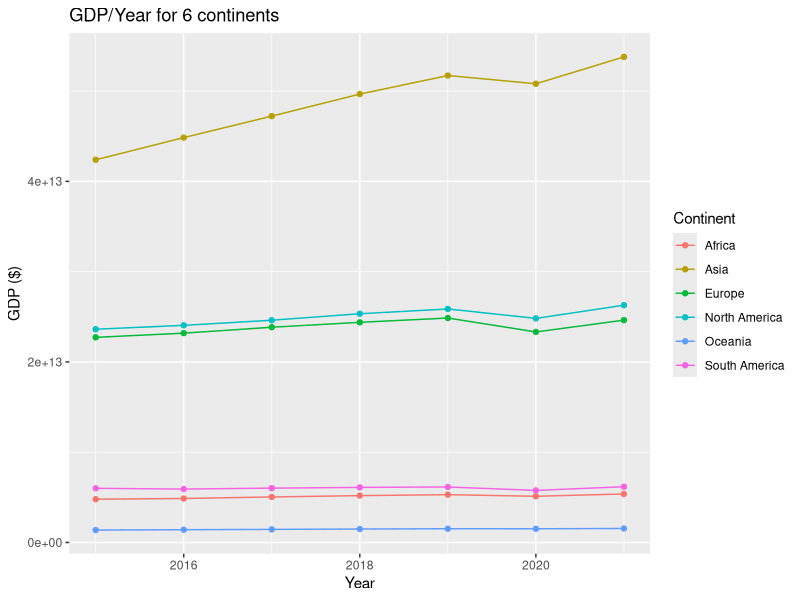
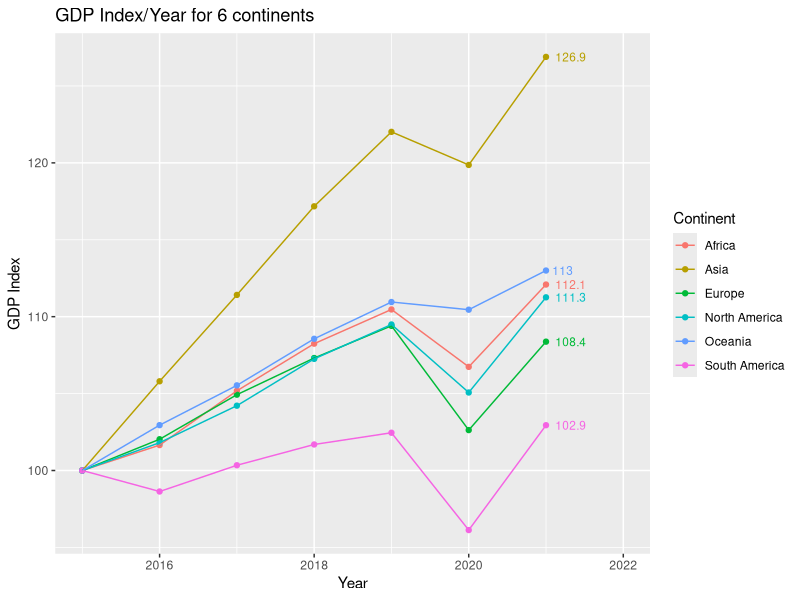
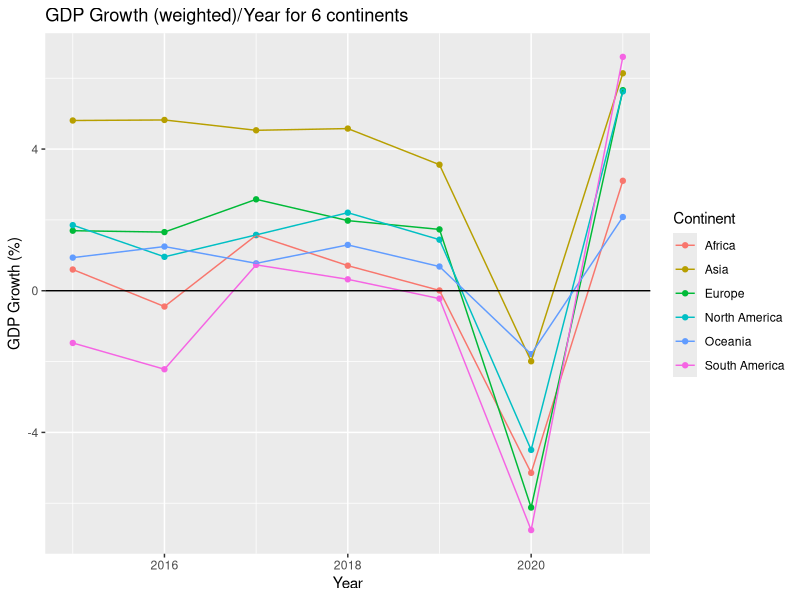
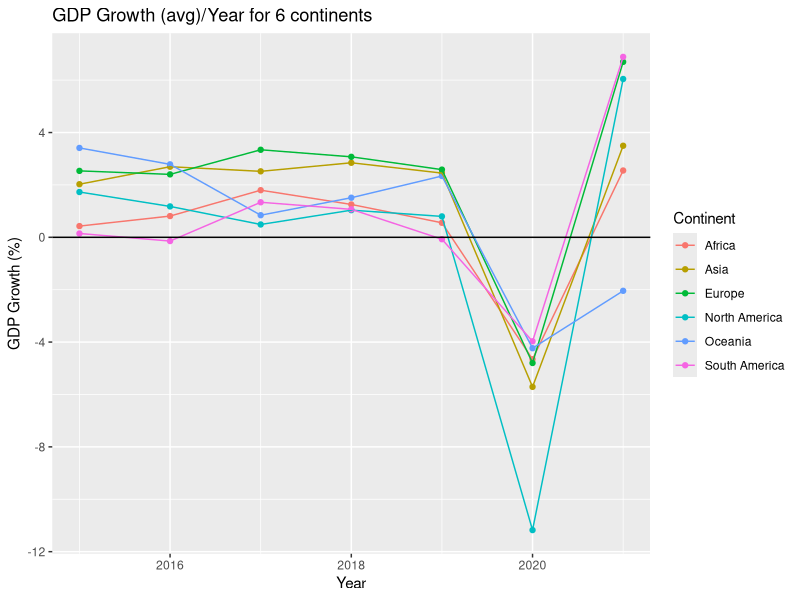
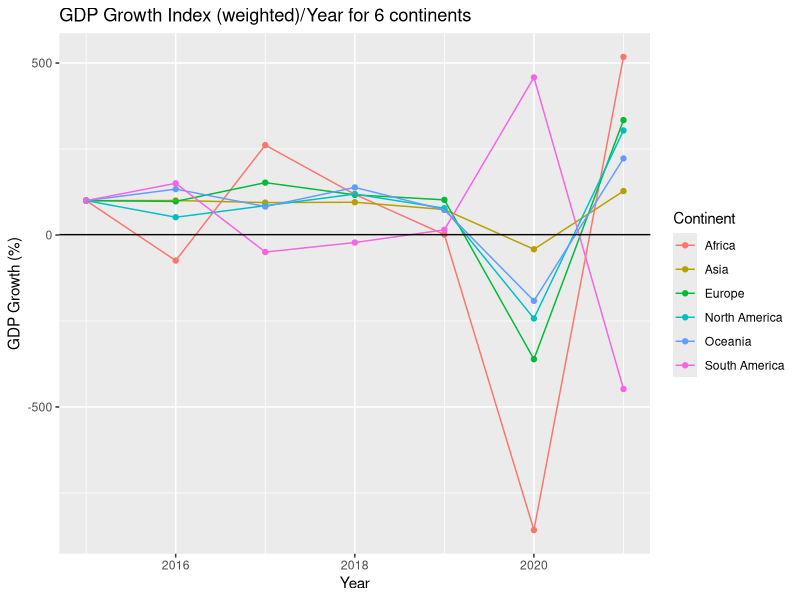
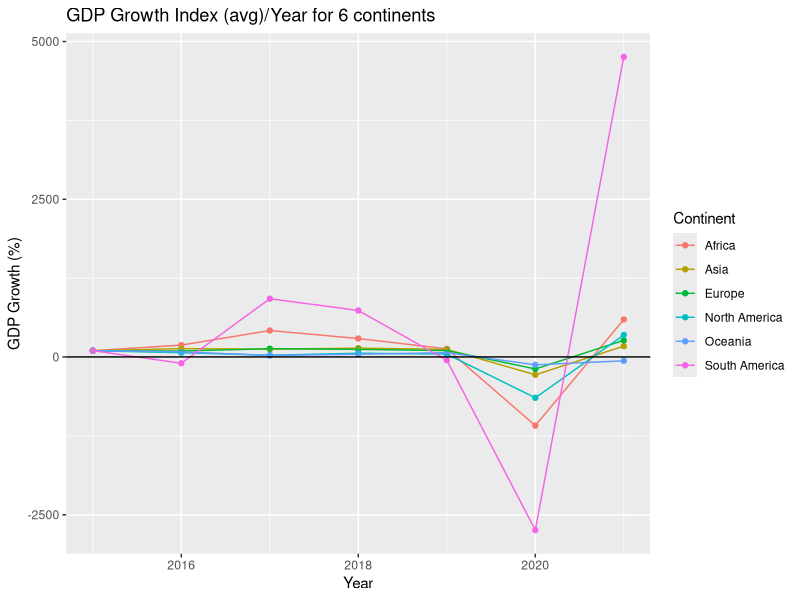
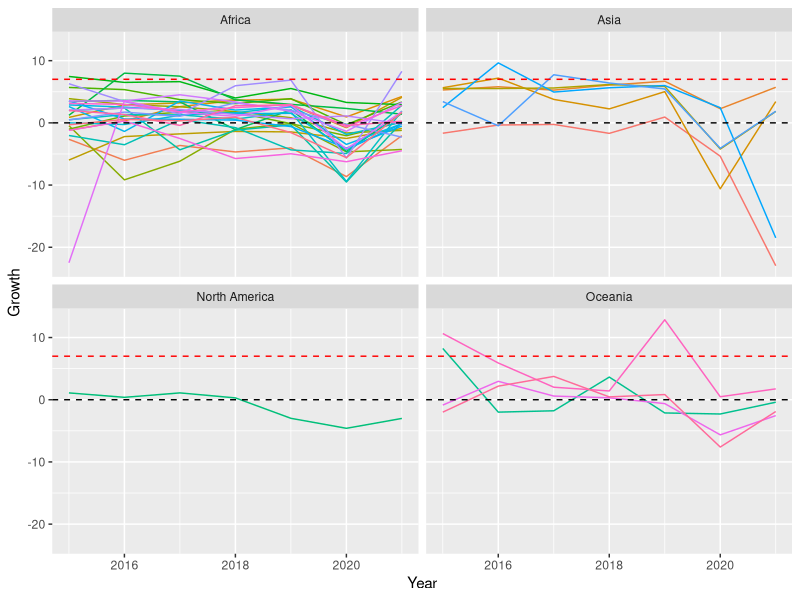
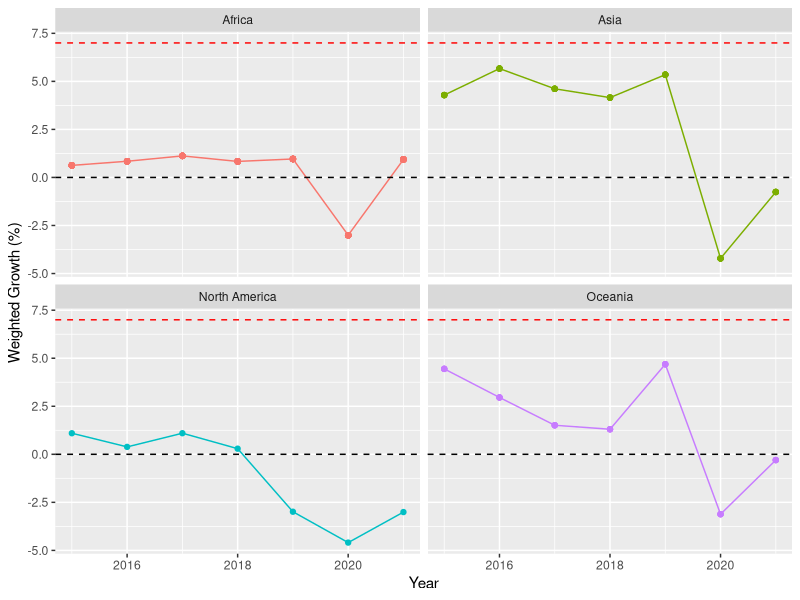

R code for these plots, in order:
## ---- chunk 1
knitr::opts_chunk$set(echo = TRUE)
## ---- chunk 2
library(tidyverse)
library(ggplot2)
## ---- chunk 3
gdp_per_capita_df <- read.csv("Exported_data/gdp_per_capita_cleaned.csv")
gdp_per_capita_df <- gdp_per_capita_df %>%
  filter(Year >= 2015)
## ---- chunk 4
continent_gdp_totals <- gdp_per_capita_df %>%
  group_by(Continent, Year) %>%
  summarise(
    Total_GDP = sum(Gdp, na.rm = TRUE)
  ) %>%
  ungroup()
## ---- chunk 5
continent_gdp_totals %>% ggplot(aes(x = Year, y = Total_GDP, colour = Continent)) +
  geom_point() +
  geom_line() +
  labs(title = "GDP/Year for 6 continents", y = "GDP ($)")
## ---- chunk 6
continent_gdp_totals <- continent_gdp_totals %>%
  group_by(Continent) %>%
  mutate(
    GDP_Index = Total_GDP / first(Total_GDP) * 100
  )
## ---- chunk 7
continent_gdp_totals %>% ggplot(aes(x = Year, y = GDP_Index, colour = Continent)) +
  geom_point() +
  geom_line() +
  geom_text(
  data = continent_gdp_totals %>% filter(Year == 2021),
  aes(label = round(GDP_Index, 1)),
  hjust = -0.3,
  size = 3,
  show.legend = FALSE) +
  expand_limits(x = 2022) +
  labs(title = "GDP Index/Year for 6 continents", y = "GDP Index")
## ---- chunk 8
continents_growth_df <- gdp_per_capita_df %>%
  group_by(Continent, Year) %>%
  summarise(
    Weighted_Growth = sum(Growth * Gdp, na.rm = TRUE) / sum(Gdp, na.rm = TRUE),
    Avg_Growth = mean(Growth, na.rm = TRUE)
  ) %>%
  ungroup()
## ---- chunk 9
continents_growth_df %>% ggplot(aes(x = Year, y = Weighted_Growth, colour = Continent)) +
  geom_point() +
  geom_line() +
  geom_hline(yintercept = 0) +
  labs(title = "GDP Growth (weighted)/Year for 6 continents", y = "GDP Growth (%)")

continents_growth_df %>% ggplot(aes(x = Year, y = Avg_Growth, colour = Continent)) +
  geom_point() +
  geom_line() +
  geom_hline(yintercept = 0) +
  labs(title = "GDP Growth (avg)/Year for 6 continents", y = "GDP Growth (%)")
## ---- chunk 10
continents_growth_df <- continents_growth_df %>%
  group_by(Continent) %>%
  mutate(
    Avg_Growth_Index = Avg_Growth / first(Avg_Growth) * 100,
    Weighted_Growth_Index = Weighted_Growth / first(Weighted_Growth) * 100
  )
## ---- chunk 11
continents_growth_df %>% ggplot(aes(x = Year, y = Weighted_Growth_Index, colour = Continent)) +
  geom_point() +
  geom_line() +
  geom_hline(yintercept = 1) +
  labs(title = "GDP Growth Index (weighted)/Year for 6 continents", y = "GDP Growth (%)")

continents_growth_df %>% ggplot(aes(x = Year, y = Avg_Growth_Index, colour = Continent)) +
  geom_point() +
  geom_line() +
  geom_hline(yintercept = 1) +
  labs(title = "GDP Growth Index (avg)/Year for 6 continents", y = "GDP Growth (%)")
## ---- chunk 12
ldc <- gdp_per_capita_df %>%
  filter (Ldc == TRUE)
## ---- chunk 13
ggplot(ldc, aes(x = Year, y = Growth, color = Entity)) +
  geom_line() +
  facet_wrap(~ Continent) +
  geom_hline(yintercept = 7, linetype = "dashed", color = "red") +
  geom_hline(yintercept = 0, linetype = "dashed") +
  theme(legend.position = "none")

## ---- chunk 14
ldc_weighted <- ldc %>%
  group_by(Year, Continent) %>%
  mutate(
    weighted_growth = sum(Gdp_per_capita * Growth, na.rm = TRUE) / sum(Gdp_per_capita, na.rm = TRUE)
  ) %>%
  ungroup()

ggplot(ldc_weighted, aes(x = Year, y = weighted_growth, colour = Continent)) +
  geom_line() +
  geom_point() +
  facet_wrap(~ Continent) +
  theme(legend.position = "none") +
  geom_hline(yintercept = 7, linetype = "dashed", color = "red") +
  geom_hline(yintercept = 0, linetype = "dashed", color = "black") +
  labs(y = "Weighted Growth (%)")


ldc_avg_growth <- ldc %>%
  group_by(Year, Continent) %>%
  mutate(
    Avg_growth = mean(Growth, na.rm = TRUE)
  ) %>%
  ungroup()

ggplot(ldc_avg_growth, aes(x = Year, y = Avg_growth, colour = Continent)) +
  geom_line() +
  geom_point() +
  facet_wrap(~ Continent) +
  theme(legend.position = "none") +
  geom_hline(yintercept = 7, linetype = "dashed", color = "red") +
  geom_hline(yintercept = 0, linetype = "dashed", color = "black") +
  labs(y = "Average Growth (%)")


## ---- chunk 15
ldc_7 <- ldc %>%
  group_by(Entity) %>%
  filter(any(Growth >= 7)) %>%
  ungroup()

ggplot (ldc_7, aes(x = Year, y = Growth, color = Entity)) + 
          geom_line() + 
          facet_wrap (~ Continent) +
          theme_minimal() + 
          labs(
            title = "GDP Growth of LDC that reached 7%",
            x = "Year",
            y = "GDP Growth(%)"
          )
## ---- chunk 16
# Top 3 growth
top_growth <- gdp_per_capita_df %>%
  group_by(Entity) %>%
  summarise(Avg_Growth = mean(Growth, na.rm = TRUE)) %>%
  arrange(desc(Avg_Growth)) %>%
  slice(1:3)

# Top 3 decline
top_decline <- gdp_per_capita_df %>%
  group_by(Entity) %>%
  summarise(Avg_Growth = mean(Growth, na.rm = TRUE)) %>%
  arrange(Avg_Growth) %>%
  slice(1:3)
## ---- chunk 17
top_3_per_continent <- gdp_per_capita_df %>%
  group_by(Continent, Entity) %>%
  summarise(Total_GDP = sum(Gdp, na.rm = TRUE)) %>%
  arrange(Continent, desc(Total_GDP)) %>%
  group_by(Continent) %>%
  slice(1:3)
## ---- chunk 18
filtered_df <- gdp_per_capita_df %>%
  semi_join(top_3_per_continent, by = c("Continent", "Entity"))

ggplot(filtered_df, aes(x = Year, y = Gdp, colour = Entity)) +
  geom_line() +
  facet_wrap(~ Continent, scales = "free_y") +
  labs(title = "Top 3 Countries by GDP per Capita (per Continent)", y = "GDP per capita")
#free y scaling - allows the y-axis of a plot to vary independently for each row of facets
## ---- chunk 19
# Filter for China and India
china_india <- gdp_per_capita_df %>%
  filter(Entity %in% c("China", "India")) %>%
  rename(Growth = Growth)

# Filter for Asia
asia_growth <- continents_growth_df %>%
  filter(Continent == "Asia") %>%
  rename(Growth = Avg_Growth) %>%
  mutate(Entity = "Asia (Avg)")

# Combine datasets
asia_growth <- bind_rows(
  china_india,
  asia_growth
)

asia_growth %>% ggplot(aes(x = Year, y = Growth, colour = Entity)) +
  geom_point() +
  geom_line() +
  labs(title = "Comparing Asia's average growth with China and Indias growth", y = "Growth (%)")
